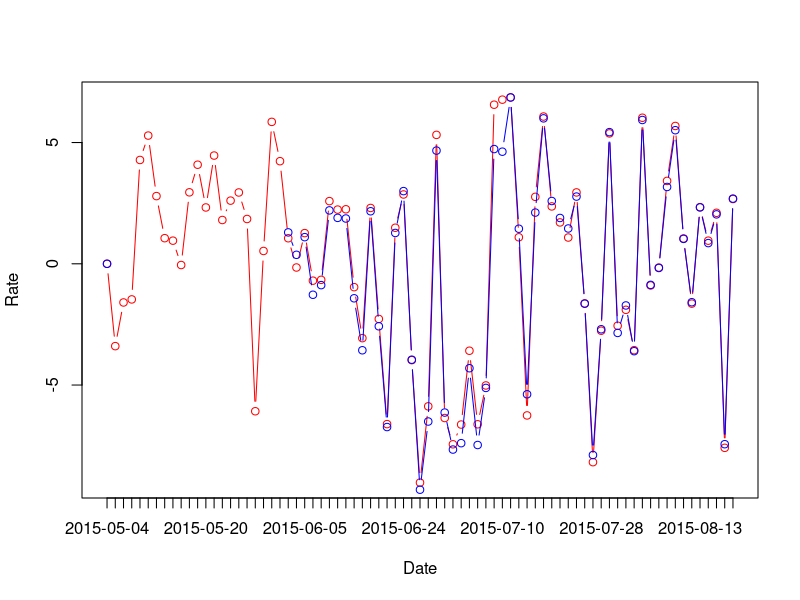
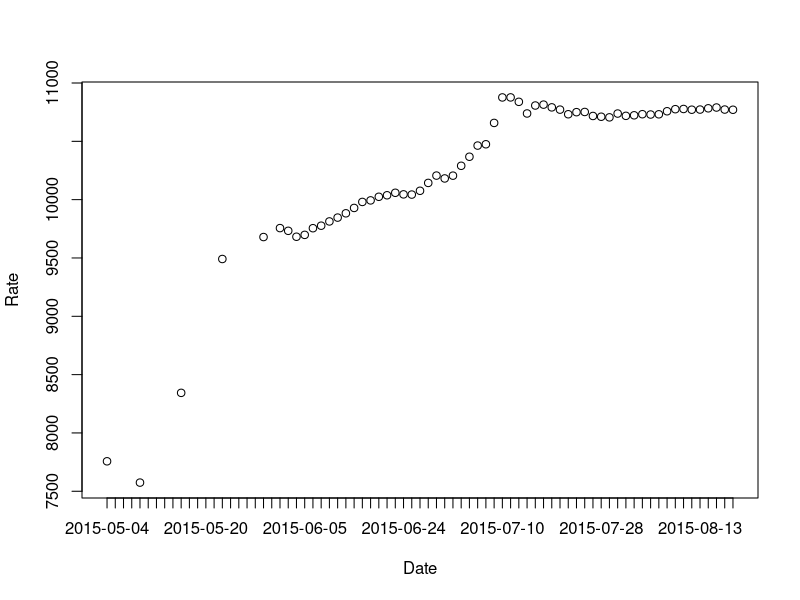

The R source for these figures, in order: (Note: this script raises an error after producing the figures.)
tj100 <- read.table("tj100.csv", sep=',', header=TRUE, stringsAsFactors=FALSE)
tj100$Date <- as.Date(tj100$Date, "%Y-%m-%d")
tj100 <- tj100[order(tj100$Date),]

for (i in 2:length(tj100$Date)) tj100[i, "IndexRate"] <- (tj100[i, "Close"] / tj100[i - 1, "Close"] - 1) * 100
tj100[1, "IndexRate"] <- 0
for (i in 2:length(tj100$Date)) tj100[i, "FundRate"] <- (tj100[i, "Net"] / tj100[i - 1, "Net"] - 1) * 100
tj100[1, "FundRate"] <- 0

plot(tj100$IndexRate, type='b', col='red', xaxt='n', xlab='Date', ylab='Rate')
lines(tj100$FundRate, type='b', col='blue')
axis(1, 1:length(tj100$Date), labels=tj100$Date)

tj100$FixRate <- tj100$Close/tj100$Net
dev.new()
plot(tj100$FixRate, xaxt='n', xlab='Date', ylab='Rate')
axis(1, 1:length(tj100$Date), labels=tj100$Date)

start <- 1
tj100$IndexIncome <- (tj100$Close / tj100[start, 'Close'] - 1) * 100
tj100$FundIncome <- (tj100$Net /tj100[start, 'Net'] - 1) * 100
max4p <- max(tj100$IndexIncome, tj100$FundIncome)
min4p <- min(tj100$IndexIncome, tj100$FundIncome)
dev.new()
plot(tj100$IndexIncome, type='b', col='red', xaxt='n', xlab='Date', ylab='Income', ylim=c(min4p, max4p))
lines(tj100$FundIncome, type='b', col='blue')
axis(1, 1:length(tj100$Date), labels=tj100$Date)
